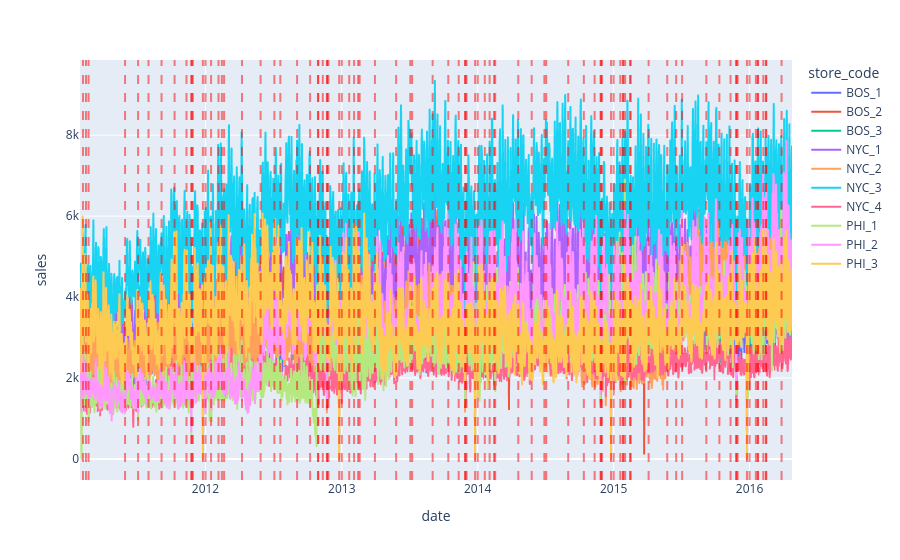

Here is the notebook cell this chart was saved with:
### Code cell
fig = px.line(df.groupby(by = ['store_code','date'])['sales'].sum().reset_index(), x = 'date', y = 'sales', color = 'store_code')
for fecha in eventos['date'].unique():
    fig.add_vline(x=pd.Timestamp(fecha).timestamp() * 1000, line_dash="dash", line_color="red", opacity=0.5)
fig.show()

### Figure 1 — Plotly figure (JSON) as saved in the notebook; plotly's stock layout.template omitted (floating-point values rounded to 4 significant figures; data arrays with more than 128 entries replaced by an {"elided": "..."} marker saying what was removed)
{"data": [{"hovertemplate": "store_code=BOS_1<br>date=%{x}<br>sales=%{y}<extra></extra>", "legendgroup": "BOS_1", "line": {"color": "#636efa", "dash": "solid"}, "marker": {"symbol": "circle"}, "mode": "lines", "name": "BOS_1", "showlegend": true, "type": "scattergl", "x": {"elided": "1913 str values"}, "xaxis": "x", "y": {"elided": "1913 int values"}, "yaxis": "y"}, {"hovertemplate": "store_code=BOS_2<br>date=%{x}<br>sales=%{y}<extra></extra>", "legendgroup": "BOS_2", "line": {"color": "#EF553B", "dash": "solid"}, "marker": {"symbol": "circle"}, "mode": "lines", "name": "BOS_2", "showlegend": true, "type": "scattergl", "x": {"elided": "1913 str values"}, "xaxis": "x", "y": {"elided": "1913 int values"}, "yaxis": "y"}, {"hovertemplate": "store_code=BOS_3<br>date=%{x}<br>sales=%{y}<extra></extra>", "legendgroup": "BOS_3", "line": {"color": "#00cc96", "dash": "solid"}, "marker": {"symbol": "circle"}, "mode": "lines", "name": "BOS_3", "showlegend": true, "type": "scattergl", "x": {"elided": "1913 str values"}, "xaxis": "x", "y": {"elided": "1913 int values"}, "yaxis": "y"}, {"hovertemplate": "store_code=NYC_1<br>date=%{x}<br>sales=%{y}<extra></extra>", "legendgroup": "NYC_1", "line": {"color": "#ab63fa", "dash": "solid"}, "marker": {"symbol": "circle"}, "mode": "lines", "name": "NYC_1", "showlegend": true, "type": "scattergl", "x": {"elided": "1913 str values"}, "xaxis": "x", "y": {"elided": "1913 int values"}, "yaxis": "y"}, {"hovertemplate": "store_code=NYC_2<br>date=%{x}<br>sales=%{y}<extra></extra>", "legendgroup": "NYC_2", "line": {"color": "#FFA15A", "dash": "solid"}, "marker": {"symbol": "circle"}, "mode": "lines", "name": "NYC_2", "showlegend": true, "type": "scattergl", "x": {"elided": "1913 str values"}, "xaxis": "x", "y": {"elided": "1913 int values"}, "yaxis": "y"}, {"hovertemplate": "store_code=NYC_3<br>date=%{x}<br>sales=%{y}<extra></extra>", "legendgroup": "NYC_3", "line": {"color": "#19d3f3", "dash": "solid"}, "marker": {"symbol": "circle"}, "mode": "lines", "name": "NYC_3", "showlegend": true, "type": "scattergl", "x": {"elided": "1913 str values"}, "xaxis": "x", "y": {"elided": "1913 int values"}, "yaxis": "y"}, {"hovertemplate": "store_code=NYC_4<br>date=%{x}<br>sales=%{y}<extra></extra>", "legendgroup": "NYC_4", "line": {"color": "#FF6692", "dash": "solid"}, "marker": {"symbol": "circle"}, "mode": "lines", "name": "NYC_4", "showlegend": true, "type": "scattergl", "x": {"elided": "1913 str values"}, "xaxis": "x", "y": {"elided": "1913 int values"}, "yaxis": "y"}, {"hovertemplate": "store_code=PHI_1<br>date=%{x}<br>sales=%{y}<extra></extra>", "legendgroup": "PHI_1", "line": {"color": "#B6E880", "dash": "solid"}, "marker": {"symbol": "circle"}, "mode": "lines", "name": "PHI_1", "showlegend": true, "type": "scattergl", "x": {"elided": "1913 str values"}, "xaxis": "x", "y": {"elided": "1913 int values"}, "yaxis": "y"}, {"hovertemplate": "store_code=PHI_2<br>date=%{x}<br>sales=%{y}<extra></extra>", "legendgroup": "PHI_2", "line": {"color": "#FF97FF", "dash": "solid"}, "marker": {"symbol": "circle"}, "mode": "lines", "name": "PHI_2", "showlegend": true, "type": "scattergl", "x": {"elided": "1913 str values"}, "xaxis": "x", "y": {"elided": "1913 int values"}, "yaxis": "y"}, {"hovertemplate": "store_code=PHI_3<br>date=%{x}<br>sales=%{y}<extra></extra>", "legendgroup": "PHI_3", "line": {"color": "#FECB52", "dash": "solid"}, "marker": {"symbol": "circle"}, "mode": "lines", "name": "PHI_3", "showlegend": true, "type": "scattergl", "x": {"elided": "1913 str values"}, "xaxis": "x", "y": {"elided": "1913 int values"}, "yaxis": "y"}], "layout": {"legend": {"title": {"text": "store_code"}, "tracegroupgap": 0}, "margin": {"t": 60}, "shapes": [{"line": {"color": "red", "dash": "dash"}, "opacity": 0.5, "type": "line", "x0": 1296950400000, "x1": 1296950400000, "xref": "x", "y0": 0, "y1": 1, "yref": "y domain"}, {"line": {"color": "red", "dash": "dash"}, "opacity": 0.5, "type": "line", "x0": 1297641600000, "x1": 1297641600000, "xref": "x", "y0": 0, "y1": 1, "yref": "y domain"}, {"line": {"color": "red", "dash": "dash"}, "opacity": 0.5, "type": "line", "x0": 1298246400000, "x1": 1298246400000, "xref": "x", "y0": 0, "y1": 1, "yref": "y domain"}, {"line": {"color": "red", "dash": "dash"}, "opacity": 0.5, "type": "line", "x0": 1306713600000, "x1": 1306713600000, "xref": "x", "y0": 0, "y1": 1, "yref": "y domain"}, {"line": {"color": "red", "dash": "dash"}, "opacity": 0.5, "type": "line", "x0": 1309737600000, "x1": 1309737600000, "xref": "x", "y0": 0, "y1": 1, "yref": "y domain"}, {"line": {"color": "red", "dash": "dash"}, "opacity": 0.5, "type": "line", "x0": 1312156800000, "x1": 1312156800000, "xref": "x", "y0": 0, "y1": 1, "yref": "y domain"}, {"line": {"color": "red", "dash": "dash"}, "opacity": 0.5, "type": "line", "x0": 1315180800000, "x1": 1315180800000, "xref": "x", "y0": 0, "y1": 1, "yref": "y domain"}, {"line": {"color": "red", "dash": "dash"}, "opacity": 0.5, "type": "line", "x0": 1318204800000, "x1": 1318204800000, "xref": "x", "y0": 0, "y1": 1, "yref": "y domain"}, {"line": {"color": "red", "dash": "dash"}, "opacity": 0.5, "type": "line", "x0": 1320969600000, "x1": 1320969600000, "xref": "x", "y0": 0, "y1": 1, "yref": "y domain"}, {"line": {"color": "red", "dash": "dash"}, "opacity": 0.5, "type": "line", "x0": 1322092800000, "x1": 1322092800000, "xref": "x", "y0": 0, "y1": 1, "yref": "y domain"}, {"line": {"color": "red", "dash": "dash"}, "opacity": 0.5, "type": "line", "x0": 1322179200000, "x1": 1322179200000, "xref": "x", "y0": 0, "y1": 1, "yref": "y domain"}, {"line": {"color": "red", "dash": "dash"}, "opacity": 0.5, "type": "line", "x0": 1322438400000, "x1": 1322438400000, "xref": "x", "y0": 0, "y1": 1, "yref": "y domain"}, {"line": {"color": "red", "dash": "dash"}, "opacity": 0.5, "type": "line", "x0": 1324771200000, "x1": 1324771200000, "xref": "x", "y0": 0, "y1": 1, "yref": "y domain"}, {"line": {"color": "red", "dash": "dash"}, "opacity": 0.5, "type": "line", "x0": 1325376000000, "x1": 1325376000000, "xref": "x", "y0": 0, "y1": 1, "yref": "y domain"}, {"line": {"color": "red", "dash": "dash"}, "opacity": 0.5, "type": "line", "x0": 1326672000000, "x1": 1326672000000, "xref": "x", "y0": 0, "y1": 1, "yref": "y domain"}, {"line": {"color": "red", "dash": "dash"}, "opacity": 0.5, "type": "line", "x0": 1328400000000, "x1": 1328400000000, "xref": "x", "y0": 0, "y1": 1, "yref": "y domain"}, {"line": {"color": "red", "dash": "dash"}, "opacity": 0.5, "type": "line", "x0": 1329177600000, "x1": 1329177600000, "xref": "x", "y0": 0, "y1": 1, "yref": "y domain"}, {"line": {"color": "red", "dash": "dash"}, "opacity": 0.5, "type": "line", "x0": 1329696000000, "x1": 1329696000000, "xref": "x", "y0": 0, "y1": 1, "yref": "y domain"}, {"line": {"color": "red", "dash": "dash"}, "opacity": 0.5, "type": "line", "x0": 1333843200000, "x1": 1333843200000, "xref": "x", "y0": 0, "y1": 1, "yref": "y domain"}, {"line": {"color": "red", "dash": "dash"}, "opacity": 0.5, "type": "line", "x0": 1338163200000, "x1": 1338163200000, "xref": "x", "y0": 0, "y1": 1, "yref": "y domain"}, {"line": {"color": "red", "dash": "dash"}, "opacity": 0.5, "type": "line", "x0": 1341360000000, "x1": 1341360000000, "xref": "x", "y0": 0, "y1": 1, "yref": "y domain"}, {"line": {"color": "red", "dash": "dash"}, "opacity": 0.5, "type": "line", "x0": 1342742400000, "x1": 1342742400000, "xref": "x", "y0": 0, "y1": 1, "yref": "y domain"}, {"line": {"color": "red", "dash": "dash"}, "opacity": 0.5, "type": "line", "x0": 1346630400000, "x1": 1346630400000, "xref": "x", "y0": 0, "y1": 1, "yref": "y domain"}, {"line": {"color": "red", "dash": "dash"}, "opacity": 0.5, "type": "line", "x0": 1349654400000, "x1": 1349654400000, "xref": "x", "y0": 0, "y1": 1, "yref": "y domain"}, {"line": {"color": "red", "dash": "dash"}, "opacity": 0.5, "type": "line", "x0": 1351468800000, "x1": 1351468800000, "xref": "x", "y0": 0, "y1": 1, "yref": "y domain"}, {"line": {"color": "red", "dash": "dash"}, "opacity": 0.5, "type": "line", "x0": 1351555200000, "x1": 1351555200000, "xref": "x", "y0": 0, "y1": 1, "yref": "y domain"}, {"line": {"color": "red", "dash": "dash"}, "opacity": 0.5, "type": "line", "x0": 1352592000000, "x1": 1352592000000, "xref": "x", "y0": 0, "y1": 1, "yref": "y domain"}, {"line": {"color": "red", "dash": "dash"}, "opacity": 0.5, "type": "line", "x0": 1353542400000, "x1": 1353542400000, "xref": "x", "y0": 0, "y1": 1, "yref": "y domain"}, {"line": {"color": "red", "dash": "dash"}, "opacity": 0.5, "type": "line", "x0": 1353628800000, "x1": 1353628800000, "xref": "x", "y0": 0, "y1": 1, "yref": "y domain"}, {"line": {"color": "red", "dash": "dash"}, "opacity": 0.5, "type": "line", "x0": 1353888000000, "x1": 1353888000000, "xref": "x", "y0": 0, "y1": 1, "yref": "y domain"}, {"line": {"color": "red", "dash": "dash"}, "opacity": 0.5, "type": "line", "x0": 1356393600000, "x1": 1356393600000, "xref": "x", "y0": 0, "y1": 1, "yref": "y domain"}, {"line": {"color": "red", "dash": "dash"}, "opacity": 0.5, "type": "line", "x0": 1356998400000, "x1": 1356998400000, "xref": "x", "y0": 0, "y1": 1, "yref": "y domain"}, {"line": {"color": "red", "dash": "dash"}, "opacity": 0.5, "type": "line", "x0": 1358726400000, "x1": 1358726400000, "xref": "x", "y0": 0, "y1": 1, "yref": "y domain"}, {"line": {"color": "red", "dash": "dash"}, "opacity": 0.5, "type": "line", "x0": 1359849600000, "x1": 1359849600000, "xref": "x", "y0": 0, "y1": 1, "yref": "y domain"}, {"line": {"color": "red", "dash": "dash"}, "opacity": 0.5, "type": "line", "x0": 1360800000000, "x1": 1360800000000, "xref": "x", "y0": 0, "y1": 1, "yref": "y domain"}, {"line": {"color": "red", "dash": "dash"}, "opacity": 0.5, "type": "line", "x0": 1361145600000, "x1": 1361145600000, "xref": "x", "y0": 0, "y1": 1, "yref": "y domain"}, {"line": {"color": "red", "dash": "dash"}, "opacity": 0.5, "type": "line", "x0": 1364688000000, "x1": 1364688000000, "xref": "x", "y0": 0, "y1": 1, "yref": "y domain"}, {"line": {"color": "red", "dash": "dash"}, "opacity": 0.5, "type": "line", "x0": 1369612800000, "x1": 1369612800000, "xref": "x", "y0": 0, "y1": 1, "yref": "y domain"}, {"line": {"color": "red", "dash": "dash"}, "opacity": 0.5, "type": "line", "x0": 1372896000000, "x1": 1372896000000, "xref": "x", "y0": 0, "y1": 1, "yref": "y domain"}, {"line": {"color": "red", "dash": "dash"}, "opacity": 0.5, "type": "line", "x0": 1373328000000, "x1": 1373328000000, "xref": "x", "y0": 0, "y1": 1, "yref": "y domain"}, {"line": {"color": "red", "dash": "dash"}, "opacity": 0.5, "type": "line", "x0": 1378080000000, "x1": 1378080000000, "xref": "x", "y0": 0, "y1": 1, "yref": "y domain"}, {"line": {"color": "red", "dash": "dash"}, "opacity": 0.5, "type": "line", "x0": 1381708800000, "x1": 1381708800000, "xref": "x", "y0": 0, "y1": 1, "yref": "y domain"}, {"line": {"color": "red", "dash": "dash"}, "opacity": 0.5, "type": "line", "x0": 1384128000000, "x1": 1384128000000, "xref": "x", "y0": 0, "y1": 1, "yref": "y domain"}, {"line": {"color": "red", "dash": "dash"}, "opacity": 0.5, "type": "line", "x0": 1385596800000, "x1": 1385596800000, "xref": "x", "y0": 0, "y1": 1, "yref": "y domain"}, {"line": {"color": "red", "dash": "dash"}, "opacity": 0.5, "type": "line", "x0": 1385683200000, "x1": 1385683200000, "xref": "x", "y0": 0, "y1": 1, "yref": "y domain"}, {"line": {"color": "red", "dash": "dash"}, "opacity": 0.5, "type": "line", "x0": 1385942400000, "x1": 1385942400000, "xref": "x", "y0": 0, "y1": 1, "yref": "y domain"}, {"line": {"color": "red", "dash": "dash"}, "opacity": 0.5, "type": "line", "x0": 1387929600000, "x1": 1387929600000, "xref": "x", "y0": 0, "y1": 1, "yref": "y domain"}, {"line": {"color": "red", "dash": "dash"}, "opacity": 0.5, "type": "line", "x0": 1388534400000, "x1": 1388534400000, "xref": "x", "y0": 0, "y1": 1, "yref": "y domain"}, {"line": {"color": "red", "dash": "dash"}, "opacity": 0.5, "type": "line", "x0": 1390176000000, "x1": 1390176000000, "xref": "x", "y0": 0, "y1": 1, "yref": "y domain"}, {"line": {"color": "red", "dash": "dash"}, "opacity": 0.5, "type": "line", "x0": 1391299200000, "x1": 1391299200000, "xref": "x", "y0": 0, "y1": 1, "yref": "y domain"}, {"line": {"color": "red", "dash": "dash"}, "opacity": 0.5, "type": "line", "x0": 1392336000000, "x1": 1392336000000, "xref": "x", "y0": 0, "y1": 1, "yref": "y domain"}, {"line": {"color": "red", "dash": "dash"}, "opacity": 0.5, "type": "line", "x0": 1392595200000, "x1": 1392595200000, "xref": "x", "y0": 0, "y1": 1, "yref": "y domain"}, {"line": {"color": "red", "dash": "dash"}, "opacity": 0.5, "type": "line", "x0": 1397952000000, "x1": 1397952000000, "xref": "x", "y0": 0, "y1": 1, "yref": "y domain"}, {"line": {"color": "red", "dash": "dash"}, "opacity": 0.5, "type": "line", "x0": 1401062400000, "x1": 1401062400000, "xref": "x", "y0": 0, "y1": 1, "yref": "y domain"}, {"line": {"color": "red", "dash": "dash"}, "opacity": 0.5, "type": "line", "x0": 1404000000000, "x1": 1404000000000, "xref": "x", "y0": 0, "y1": 1, "yref": "y domain"}, {"line": {"color": "red", "dash": "dash"}, "opacity": 0.5, "type": "line", "x0": 1404432000000, "x1": 1404432000000, "xref": "x", "y0": 0, "y1": 1, "yref": "y domain"}, {"line": {"color": "red", "dash": "dash"}, "opacity": 0.5, "type": "line", "x0": 1409529600000, "x1": 1409529600000, "xref": "x", "y0": 0, "y1": 1, "yref": "y domain"}, {"line": {"color": "red", "dash": "dash"}, "opacity": 0.5, "type": "line", "x0": 1413158400000, "x1": 1413158400000, "xref": "x", "y0": 0, "y1": 1, "yref": "y domain"}, {"line": {"color": "red", "dash": "dash"}, "opacity": 0.5, "type": "line", "x0": 1415664000000, "x1": 1415664000000, "xref": "x", "y0": 0, "y1": 1, "yref": "y domain"}, {"line": {"color": "red", "dash": "dash"}, "opacity": 0.5, "type": "line", "x0": 1417046400000, "x1": 1417046400000, "xref": "x", "y0": 0, "y1": 1, "yref": "y domain"}, {"line": {"color": "red", "dash": "dash"}, "opacity": 0.5, "type": "line", "x0": 1417132800000, "x1": 1417132800000, "xref": "x", "y0": 0, "y1": 1, "yref": "y domain"}, {"line": {"color": "red", "dash": "dash"}, "opacity": 0.5, "type": "line", "x0": 1417392000000, "x1": 1417392000000, "xref": "x", "y0": 0, "y1": 1, "yref": "y domain"}, {"line": {"color": "red", "dash": "dash"}, "opacity": 0.5, "type": "line", "x0": 1419465600000, "x1": 1419465600000, "xref": "x", "y0": 0, "y1": 1, "yref": "y domain"}, {"line": {"color": "red", "dash": "dash"}, "opacity": 0.5, "type": "line", "x0": 1420070400000, "x1": 1420070400000, "xref": "x", "y0": 0, "y1": 1, "yref": "y domain"}, {"line": {"color": "red", "dash": "dash"}, "opacity": 0.5, "type": "line", "x0": 1421625600000, "x1": 1421625600000, "xref": "x", "y0": 0, "y1": 1, "yref": "y domain"}, {"line": {"color": "red", "dash": "dash"}, "opacity": 0.5, "type": "line", "x0": 1422230400000, "x1": 1422230400000, "xref": "x", "y0": 0, "y1": 1, "yref": "y domain"}, {"line": {"color": "red", "dash": "dash"}, "opacity": 0.5, "type": "line", "x0": 1422316800000, "x1": 1422316800000, "xref": "x", "y0": 0, "y1": 1, "yref": "y domain"}, {"line": {"color": "red", "dash": "dash"}, "opacity": 0.5, "type": "line", "x0": 1422748800000, "x1": 1422748800000, "xref": "x", "y0": 0, "y1": 1, "yref": "y domain"}, {"line": {"color": "red", "dash": "dash"}, "opacity": 0.5, "type": "line", "x0": 1423872000000, "x1": 1423872000000, "xref": "x", "y0": 0, "y1": 1, "yref": "y domain"}, {"line": {"color": "red", "dash": "dash"}, "opacity": 0.5, "type": "line", "x0": 1424044800000, "x1": 1424044800000, "xref": "x", "y0": 0, "y1": 1, "yref": "y domain"}, {"line": {"color": "red", "dash": "dash"}, "opacity": 0.5, "type": "line", "x0": 1428192000000, "x1": 1428192000000, "xref": "x", "y0": 0, "y1": 1, "yref": "y domain"}, {"line": {"color": "red", "dash": "dash"}, "opacity": 0.5, "type": "line", "x0": 1432512000000, "x1": 1432512000000, "xref": "x", "y0": 0, "y1": 1, "yref": "y domain"}, {"line": {"color": "red", "dash": "dash"}, "opacity": 0.5, "type": "line", "x0": 1434585600000, "x1": 1434585600000, "xref": "x", "y0": 0, "y1": 1, "yref": "y domain"}, {"line": {"color": "red", "dash": "dash"}, "opacity": 0.5, "type": "line", "x0": 1435968000000, "x1": 1435968000000, "xref": "x", "y0": 0, "y1": 1, "yref": "y domain"}, {"line": {"color": "red", "dash": "dash"}, "opacity": 0.5, "type": "line", "x0": 1441584000000, "x1": 1441584000000, "xref": "x", "y0": 0, "y1": 1, "yref": "y domain"}, {"line": {"color": "red", "dash": "dash"}, "opacity": 0.5, "type": "line", "x0": 1444608000000, "x1": 1444608000000, "xref": "x", "y0": 0, "y1": 1, "yref": "y domain"}, {"line": {"color": "red", "dash": "dash"}, "opacity": 0.5, "type": "line", "x0": 1447200000000, "x1": 1447200000000, "xref": "x", "y0": 0, "y1": 1, "yref": "y domain"}, {"line": {"color": "red", "dash": "dash"}, "opacity": 0.5, "type": "line", "x0": 1448496000000, "x1": 1448496000000, "xref": "x", "y0": 0, "y1": 1, "yref": "y domain"}, {"line": {"color": "red", "dash": "dash"}, "opacity": 0.5, "type": "line", "x0": 1448582400000, "x1": 1448582400000, "xref": "x", "y0": 0, "y1": 1, "yref": "y domain"}, {"line": {"color": "red", "dash": "dash"}, "opacity": 0.5, "type": "line", "x0": 1448841600000, "x1": 1448841600000, "xref": "x", "y0": 0, "y1": 1, "yref": "y domain"}, {"line": {"color": "red", "dash": "dash"}, "opacity": 0.5, "type": "line", "x0": 1451001600000, "x1": 1451001600000, "xref": "x", "y0": 0, "y1": 1, "yref": "y domain"}, {"line": {"color": "red", "dash": "dash"}, "opacity": 0.5, "type": "line", "x0": 1451606400000, "x1": 1451606400000, "xref": "x", "y0": 0, "y1": 1, "yref": "y domain"}, {"line": {"color": "red", "dash": "dash"}, "opacity": 0.5, "type": "line", "x0": 1453075200000, "x1": 1453075200000, "xref": "x", "y0": 0, "y1": 1, "yref": "y domain"}, {"line": {"color": "red", "dash": "dash"}, "opacity": 0.5, "type": "line", "x0": 1453507200000, "x1": 1453507200000, "xref": "x", "y0": 0, "y1": 1, "yref": "y domain"}, {"line": {"color": "red", "dash": "dash"}, "opacity": 0.5, "type": "line", "x0": 1453593600000, "x1": 1453593600000, "xref": "x", "y0": 0, "y1": 1, "yref": "y domain"}, {"line": {"color": "red", "dash": "dash"}, "opacity": 0.5, "type": "line", "x0": 1454803200000, "x1": 1454803200000, "xref": "x", "y0": 0, "y1": 1, "yref": "y domain"}, {"line": {"color": "red", "dash": "dash"}, "opacity": 0.5, "type": "line", "x0": 1455408000000, "x1": 1455408000000, "xref": "x", "y0": 0, "y1": 1, "yref": "y domain"}, {"line": {"color": "red", "dash": "dash"}, "opacity": 0.5, "type": "line", "x0": 1455494400000, "x1": 1455494400000, "xref": "x", "y0": 0, "y1": 1, "yref": "y domain"}, {"line": {"color": "red", "dash": "dash"}, "opacity": 0.5, "type": "line", "x0": 1459036800000, "x1": 1459036800000, "xref": "x", "y0": 0, "y1": 1, "yref": "y domain"}], "xaxis": {"anchor": "y", "domain": [0, 1], "title": {"text": "date"}}, "yaxis": {"anchor": "x", "domain": [0, 1], "title": {"text": "sales"}}}}
